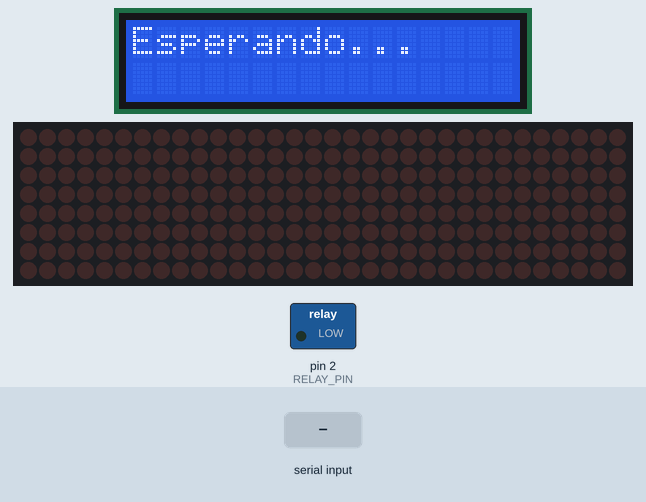
Bench run of a sketch on a simulated Arduino Uno, built with avr-gcc and run on an emulated ATmega328P. Shown: 16×2 character LCD, 32×8 LED matrix, switched loads named in the sketch (green lamp = pin HIGH). Inputs (shaded band) come from the test bench. What the sketch prints to the serial monitor is not drawn.

Above: at 1.2 s.
1.3 s: "3\n" received over the second serial link
At 1.36 s:
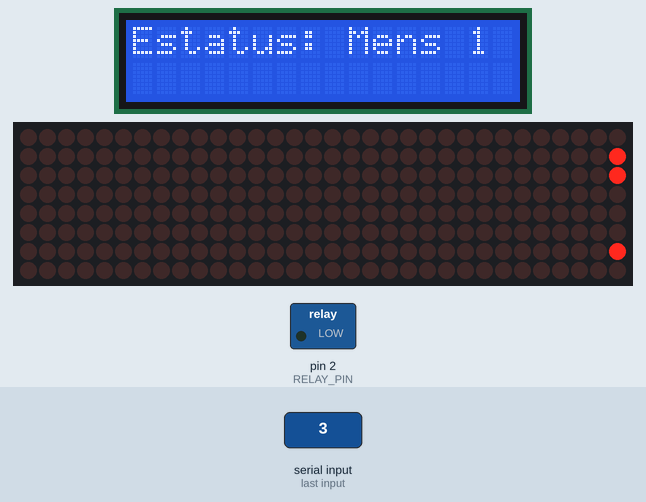
At 10.2 s:
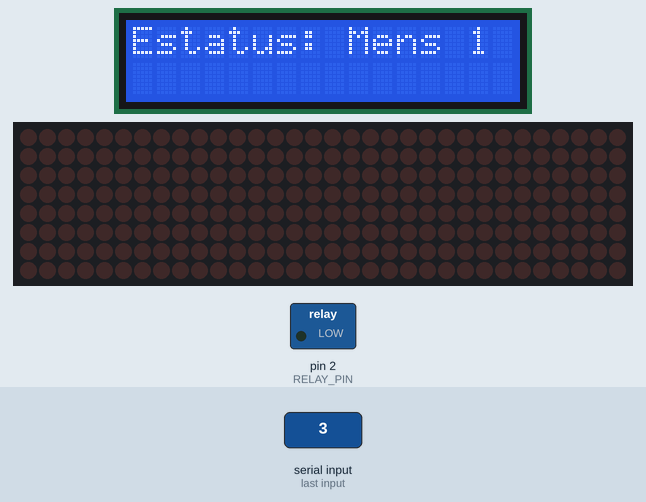

The sketch:

Matriz_BT1.ino
```cpp
#include <LiquidCrystal_I2C.h> // Librería LCD mediante I2C
#include <SoftwareSerial.h> // Librería comunicación serial
#include <MD_MAX72xx.h> // Librería matrices LED MAX7219/7221

#define LCD_ADDRESS 0x27 // Dirección I2C del LCD
#define LCD_COLUMNS 16 // Número de columnas del LCD
#define LCD_ROWS 2 // Número de filas del LCD
#define HARDWARE_TYPE MD_MAX72XX::FC16_HW // Tipo de hardware
#define NUM_OF_MATRIX 4 // Número de matrices LED utilizadas
#define CLK_PIN   13 // Pin de CLK
#define DATA_PIN  11 // Pin de DATA
#define CS_PIN    10 // Pin de CS
#define RELAY_PIN 2  // Pin para controlar el relé

SoftwareSerial BT1(6, 7); //Comunicación serial
LiquidCrystal_I2C lcd(LCD_ADDRESS, LCD_COLUMNS, LCD_ROWS); // Configura LCD

MD_MAX72XX cartel = MD_MAX72XX(HARDWARE_TYPE, DATA_PIN, CLK_PIN, CS_PIN, NUM_OF_MATRIX); // Configura matrices
String mensaje = "Shake it off  "; // Mensaje 1
String mensaje2 = "Cruel Summer "; // Mensaje 2
String proximo_mensaje; // Variable para almacenar el próximo mensaje a recibir

void setup() {
  Serial.begin(9600); // Inicia serial a 9600 baudios
  BT1.begin(9600); // Inicia BT1 a 9600 baudios
  lcd.init(); // Inicializa el LCD
  lcd.backlight(); // Enciende la retroiluminación del LCD
  lcd.clear(); // Limpia el contenido del LCD
  lcd.print("Esperando..."); // Muestra un mensaje inicial en el LCD
  cartel.begin(); // Inicializa las matrices LED
  cartel.control(MD_MAX72XX::INTENSITY, 10); // Configura la intensidad de brillo de las matrices LED
  cartel.control( MD_MAX72XX::UPDATE, false ); // Desactiva la actualización automática de las matrices LED
  pinMode(RELAY_PIN, OUTPUT);  // Configurar el pin del relé como salida
  Serial.println("Listo para recibir mensajes."); // Imprime un mensaje en el puerto serial
}

// Función para actualizar el mensaje
void actualizar_mensaje(){

  while( Serial.available() ){

    char c = Serial.read(); // Lee siguiente carácter disponible en el puerto serial

    if( c == '\n' ){ // Si se encuentra un salto de línea, se ha terminado de recibir el mensaje
      mensaje = proximo_mensaje; // Actualiza el mensaje principal con el próximo mensaje recibido
      proximo_mensaje = "ABC"; // Restablece la variable para almacenar el próximo mensaje
      break; // Sale del bucle
    }
    else
      proximo_mensaje += c; // Agrega el carácter al próximo mensaje

  }
}

// Función para desplazar un texto en las matrices LED
void slide_text(int ms_delay){
  int col = 0;
  int last_pos;
  bool completo = false;

  cartel.clear(); // Limpia el contenido de las matrices LED

  while( completo == false ){
    last_pos = printText(col, mensaje); // Imprime el texto en las matrices LED desde la posición actual
    delay(ms_delay); // Espera un tiempo determinado
    col++; // Incrementa la columna para desplazar el texto
    if( last_pos > (int)cartel.getColumnCount() ) // Verifica si se ha completado el desplazamiento
      completo = true; // Establece la bandera de completado
  }
}

// Función para desplazar un segundo texto en las matrices LED
void slide_text2(int ms_delay){
  int col = 0;
  int last_pos;
  bool completo = false;

  cartel.clear(); // Limpia el contenido de las matrices LED

  while( completo == false ){
    last_pos = printText(col, mensaje2); // Imprime el segundo texto en las matrices LED desde la posición actual
    delay(ms_delay); // Espera un tiempo determinado
    col++; // Incrementa la columna para desplazar el texto
    if( last_pos > (int)cartel.getColumnCount() ) // Verifica si se ha completado el desplazamiento
      completo = true; // Establece la bandera de completado
  }
}

// Función para imprimir un texto en las matrices LED
int printText(int pos, const String text){
  int w;

  for( int i = 0; i < text.length(); i++ ){
    // Imprimir letra
    w = cartel.setChar( pos, text[i] ); // Establece el carácter en la posición actual y obtiene su ancho
    // La próxima letra empieza donde termina esta
    pos = pos - w; // Actualiza la posición para el siguiente carácter
    // Se deja una columna entre letras.
    cartel.setColumn(pos, B00000000); // Establece una columna en blanco entre letras

    pos = pos - 1; // Actualiza la posición para el siguiente carácter

    if( pos < 0 ) // Verifica si se ha alcanzado el límite izquierdo de las matrices LED
      break; // Sale del bucle

  }
  cartel.update(); // Actualiza las matrices LED

  return pos; // Devuelve la última posición impresa
}

void loop() {
  if (BT1.available()) { // Si hay datos disponibles en el puerto Bluetooth
    char receivedChar = BT1.read(); // Lee el siguiente carácter disponible desde Bluetooth

    if (receivedChar == '1') { // Si se recibe el carácter '1'
      lcd.clear(); // Limpia el contenido del LCD
      lcd.print("Activado"); // Muestra un mensaje en el LCD
      lcd.setCursor(0, 1); // Establece el cursor en la segunda fila del LCD
      lcd.print("Estatus: "); // Muestra un mensaje en la segunda fila del LCD
      digitalWrite(RELAY_PIN, HIGH); // Activar el relé
    }
    else if (receivedChar == '2') { // Si se recibe el carácter '2'
      lcd.clear(); // Limpia el contenido del LCD
      lcd.print("Desactivado"); // Muestra un mensaje en el LCD
      digitalWrite(RELAY_PIN, LOW); // Activar el relé
    }
    else if (receivedChar == '3') { // Si se recibe el carácter '3'
      lcd.clear(); // Limpia el contenido del LCD
      lcd.print("Estatus: Mens 1"); // Muestra un mensaje en el LCD
      slide_text( 100 ); // Desplaza el primer texto en las matrices LED
      actualizar_mensaje(); // Actualiza el mensaje recibido por Bluetooth
    }
    else if (receivedChar == '4') { // Si se recibe el carácter '4'
      lcd.clear(); // Limpia el contenido del LCD
      lcd.print("Estatus: Mens 2"); // Muestra un mensaje en el LCD
      slide_text2( 100 ); // Desplaza el segundo texto en las matrices LED
      actualizar_mensaje(); // Actualiza el mensaje recibido por Bluetooth
    }
  }
}
```

Measured:
- after the input at 1.3 s, the display: changes at once (image 1)
